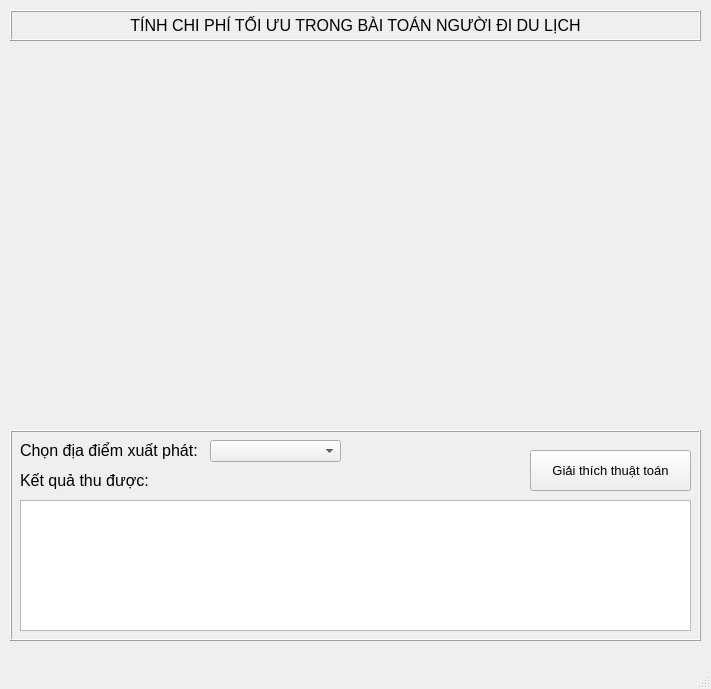
<?xml version="1.0" encoding="UTF-8"?>
<ui version="4.0">
 <class>MainWindow</class>
 <widget class="QMainWindow" name="MainWindow">
  <property name="windowModality">
   <enum>Qt::WindowModal</enum>
  </property>
  <property name="geometry">
   <rect>
    <x>0</x>
    <y>0</y>
    <width>711</width>
    <height>689</height>
   </rect>
  </property>
  <property name="windowTitle">
   <string>MainWindow</string>
  </property>
  <widget class="QWidget" name="centralwidget">
   <widget class="QLabel" name="label">
    <property name="geometry">
     <rect>
      <x>10</x>
      <y>50</y>
      <width>691</width>
      <height>371</height>
     </rect>
    </property>
    <property name="text">
     <string/>
    </property>
    <property name="pixmap">
     <pixmap>346112217_648629757124127_4561480786193374790_n.png</pixmap>
    </property>
    <property name="scaledContents">
     <bool>true</bool>
    </property>
   </widget>
   <widget class="QFrame" name="frame">
    <property name="geometry">
     <rect>
      <x>10</x>
      <y>10</y>
      <width>861</width>
      <height>31</height>
     </rect>
    </property>
    <property name="frameShape">
     <enum>QFrame::NoFrame</enum>
    </property>
    <property name="frameShadow">
     <enum>QFrame::Raised</enum>
    </property>
    <widget class="QLabel" name="label_2">
     <property name="geometry">
      <rect>
       <x>0</x>
       <y>0</y>
       <width>691</width>
       <height>31</height>
      </rect>
     </property>
     <property name="font">
      <font>
       <pointsize>12</pointsize>
       <weight>50</weight>
       <bold>false</bold>
      </font>
     </property>
     <property name="frameShape">
      <enum>QFrame::Box</enum>
     </property>
     <property name="frameShadow">
      <enum>QFrame::Raised</enum>
     </property>
     <property name="lineWidth">
      <number>1</number>
     </property>
     <property name="text">
      <string>TÍNH CHI PHÍ TỐI ƯU TRONG BÀI TOÁN NGƯỜI ĐI DU LỊCH</string>
     </property>
     <property name="alignment">
      <set>Qt::AlignCenter</set>
     </property>
    </widget>
   </widget>
   <widget class="QFrame" name="frame_2">
    <property name="geometry">
     <rect>
      <x>10</x>
      <y>430</y>
      <width>691</width>
      <height>211</height>
     </rect>
    </property>
    <property name="frameShape">
     <enum>QFrame::Box</enum>
    </property>
    <property name="frameShadow">
     <enum>QFrame::Raised</enum>
    </property>
    <widget class="QLabel" name="label_3">
     <property name="geometry">
      <rect>
       <x>10</x>
       <y>10</y>
       <width>221</width>
       <height>21</height>
      </rect>
     </property>
     <property name="font">
      <font>
       <pointsize>12</pointsize>
      </font>
     </property>
     <property name="text">
      <string>Chọn địa điểm xuất phát:</string>
     </property>
    </widget>
    <widget class="QComboBox" name="comboBox">
     <property name="geometry">
      <rect>
       <x>200</x>
       <y>10</y>
       <width>131</width>
       <height>22</height>
      </rect>
     </property>
     <property name="font">
      <font>
       <pointsize>11</pointsize>
      </font>
     </property>
    </widget>
    <widget class="QLabel" name="label_4">
     <property name="geometry">
      <rect>
       <x>10</x>
       <y>40</y>
       <width>181</width>
       <height>21</height>
      </rect>
     </property>
     <property name="font">
      <font>
       <pointsize>12</pointsize>
      </font>
     </property>
     <property name="text">
      <string>Kết quả thu được:</string>
     </property>
    </widget>
    <widget class="QPlainTextEdit" name="plainTextEdit">
     <property name="geometry">
      <rect>
       <x>10</x>
       <y>70</y>
       <width>671</width>
       <height>131</height>
      </rect>
     </property>
     <property name="font">
      <font>
       <pointsize>11</pointsize>
      </font>
     </property>
    </widget>
    <widget class="QPushButton" name="pushButton">
     <property name="geometry">
      <rect>
       <x>520</x>
       <y>20</y>
       <width>161</width>
       <height>41</height>
      </rect>
     </property>
     <property name="font">
      <font>
       <pointsize>10</pointsize>
      </font>
     </property>
     <property name="text">
      <string>Giải thích thuật toán</string>
     </property>
    </widget>
   </widget>
  </widget>
  <widget class="QMenuBar" name="menubar">
   <property name="geometry">
    <rect>
     <x>0</x>
     <y>0</y>
     <width>711</width>
     <height>21</height>
    </rect>
   </property>
  </widget>
  <widget class="QStatusBar" name="statusbar"/>
 </widget>
 <resources/>
 <connections/>
</ui>
